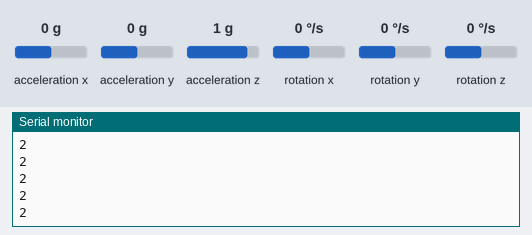
The sketch below on a simulated Arduino Uno, built with avr-gcc and run on an emulated ATmega328P. Shown: the last lines printed to the serial monitor. Wiring (inferred from the names in the program): MPU-6050 motion sensor at I2C address 0x68. The inputs (shaded band) are chosen by the test bench; at power-on: acceleration z 1 g, acceleration x 0 g, acceleration y 0 g, rotation x 0 °/s, rotation y 0 °/s, rotation z 0 °/s.

Above: at 4.2 s.
4.3 s: acceleration z set to -0.8 g
At 4.8 s:
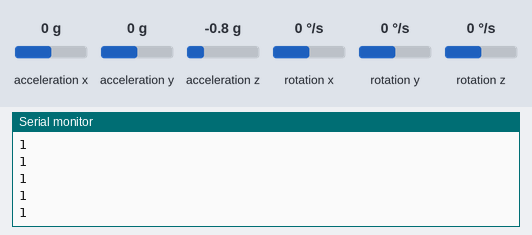
5.8 s: acceleration z set to 0 g
At 6.5 s:
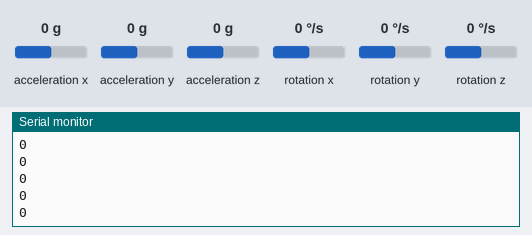
Timing chart, 0 to 8.8 s (numbered marks = the images above; inputs shaded):
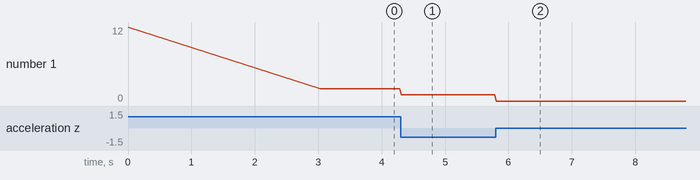

Measured:
- after the input at 4.3 s, the serial monitor: prints a new line at once (image 1)
- after the input at 5.8 s, the serial monitor: prints a new line at once (image 2)

The sketch:

MPU.ino
```cpp
#include <avr/interrupt.h>
#include <avr/io.h>
#include <util/twi.h>
#include<Wire.h>


byte lowByte,highByte,address,gyro_address;

unsigned long timer=0;
unsigned long loop_timer;
double gyro_pitch, gyro_roll, gyro_yaw;
double gyro_axis_cal[4];
float gyro_roll_cal, gyro_pitch_cal, gyro_yaw_cal;
int cal_int=0;
float roll_level_adjust, pitch_level_adjust;
int acc_axis[4], gyro_axis[4];
float angle_roll_acc, angle_pitch_acc, angle_pitch, angle_roll;
long acc_x, acc_y, acc_z, acc_total_vector;
boolean gyro_angles_set;
int temperature;
float pid_i_mem_roll, pid_roll_setpoint, gyro_roll_input, pid_output_roll, pid_last_roll_d_error;
float pid_i_mem_pitch, pid_pitch_setpoint, gyro_pitch_input, pid_output_pitch, pid_last_pitch_d_error;
float pid_i_mem_yaw, pid_yaw_setpoint, gyro_yaw_input, pid_output_yaw, pid_last_yaw_d_error;

void setupMpu(){

   Wire.beginTransmission(address);                             //Start communication with the gyro
    Wire.write(0x6B);                                            //PWR_MGMT_1 register
    Wire.write(0x00);                                            //Set to zero to turn on the gyro
    Wire.endTransmission();                                      //End the transmission

    Wire.beginTransmission(address);                             //Start communication with the gyro
    Wire.write(0x6B);                                            //Start reading @ register 28h and auto increment with every read
    Wire.endTransmission();                                      //End the transmission
    Wire.requestFrom(address, 1);                                //Request 1 bytes from the gyro
    while(Wire.available() < 1);                                 //Wait until the 1 byte is received
    Serial.print(F("Register 0x6B is set to:"));
    Serial.println(Wire.read(),BIN);

    Wire.beginTransmission(address);                             //Start communication with the gyro
    Wire.write(0x1B);                                            //GYRO_CONFIG register
    Wire.write(0x08);                                            //Set the register bits as 00001000 (500dps full scale)
    Wire.endTransmission();                                      //End the transmission

    Wire.beginTransmission(address);                             //Start communication with the gyro
    Wire.write(0x1C);                                            //ACC_CONFIG register
    Wire.write(0x11);                                            //Set the register bits as 3 (+- 16G full scale)
    Wire.endTransmission();                                      //End the transmission

    Wire.beginTransmission(address);                             //Start communication with the gyro (adress 1101001)
    Wire.write(0x1B);                                            //Start reading @ register 28h and auto increment with every read
    Wire.endTransmission();                                      //End the transmission
    Wire.requestFrom(address, 1);                                //Request 1 bytes from the gyro
    while(Wire.available() < 1);                                 //Wait until the 1 byte is received
    Serial.print(F("Register 0x1B is set to:"));
    Serial.println(Wire.read(),BIN);


  }


byte search_gyro(int gyro_address, int who_am_i){
  Wire.beginTransmission(gyro_address);
  Wire.write(who_am_i);
  Wire.endTransmission();
  Wire.requestFrom(gyro_address, 1);
  timer = millis() + 100;
  while(Wire.available() < 1 && timer > millis());
  lowByte = Wire.read();
  address = gyro_address;
  return lowByte;
}


void findMpu(){
  Serial.println(F(""));
    Serial.println(F("==================================================="));
    Serial.println(F("Gyro search"));
    Serial.println(F("==================================================="));
    delay(2000);

    Serial.println(F("Searching for MPU-6050 on address 0x68/104"));
    delay(1000);
    if(search_gyro(0x68, 0x75) == 0x68){
      Serial.println(F("MPU-6050 found on address 0x68"));

      gyro_address = 0x68;
      return;
    }


      Serial.println(F("Searching for MPU-6050 on address 0x69/105"));
      delay(1000);
      if(search_gyro(0x69, 0x75) == 0x68){
        Serial.println(F("MPU-6050 found on address 0x69"));
        gyro_address = 0x69;
      }

}


void readGyro(){
 Wire.beginTransmission(gyro_address);                                   //Start communication with the gyro.
    Wire.write(0x3B);                                                       //Start reading @ register 43h and auto increment with every read.
    Wire.endTransmission();                                                 //End the transmission.
    Wire.requestFrom(gyro_address,14);
  while(Wire.available() < 14);                                           //Wait until the 14 bytes are received.
    acc_axis[1] = Wire.read()<<8|Wire.read();                               //Add the low and high byte to the acc_x variable.
    acc_axis[2] = Wire.read()<<8|Wire.read();                               //Add the low and high byte to the acc_y variable.
    acc_axis[3] = Wire.read()<<8|Wire.read();                               //Add the low and high byte to the acc_z variable.
    temperature = Wire.read()<<8|Wire.read();                               //Add the low and high byte to the temperature variable.
    gyro_axis[1] = Wire.read()<<8|Wire.read();                              //Read high and low part of the angular data.
    gyro_axis[2] = Wire.read()<<8|Wire.read();                              //Read high and low part of the angular data.
    gyro_axis[3] = Wire.read()<<8|Wire.read();                              //Read high and low part of the angular data.


     if(cal_int == 2000){
    gyro_axis[1] -= gyro_axis_cal[1];                                       //Only compensate after the calibration.
    gyro_axis[2] -= gyro_axis_cal[2];                                       //Only compensate after the calibration.
    gyro_axis[3] -= gyro_axis_cal[3];                                       //Only compensate after the calibration.
  }

gyro_roll = gyro_axis[2];                      //Set gyro_roll to the correct axis that was stored in the EEPROM.
 // if(eeprom_data[28] & 0b10000000)gyro_roll *= -1;                          //Invert gyro_roll if the MSB of EEPROM bit 28 is set.
gyro_pitch = gyro_axis[1];                     //Set gyro_pitch to the correct axis that was stored in the EEPROM.
 //if(eeprom_data[29] & 0b10000000)gyro_pitch *= -1;                         //Invert gyro_pitch if the MSB of EEPROM bit 29 is set.
gyro_yaw = gyro_axis[3];                       //Set gyro_yaw to the correct axis that was stored in the EEPROM.
 //if(eeprom_data[30] & 0b10000000)gyro_yaw *= -1;                           //Invert gyro_yaw if the MSB of EEPROM bit 30 is set.

//divide by 2048 for +-16g scale

acc_x = acc_axis[2]/2048;                           //Set acc_x to the correct axis that was stored in the EEPROM.
 // if(eeprom_data[29] & 0b10000000)acc_x *= -1;                              //Invert acc_x if the MSB of EEPROM bit 29 is set.
acc_y = acc_axis[1]/2048;                           //Set acc_y to the correct axis that was stored in the EEPROM.
 // if(eeprom_data[28] & 0b10000000)acc_y *= -1;                              //Invert acc_y if the MSB of EEPROM bit 28 is set.
acc_z = acc_axis[3]/2048;                           //Set acc_z to the correct axis that was stored in the EEPROM.
 // if(eeprom_data[30] & 0b10000000)acc_z *= -1;                              //Invert acc_z if the MSB of EEPROM bit 30 is set.


}

long crashGValue = 16;

void detectCrash(){

  acc_total_vector = sqrt((acc_x*acc_x)+(acc_y*acc_y)+(acc_z*acc_z));

  Serial.println(acc_total_vector);

  if(acc_total_vector >= crashGValue){

    }

  }


void setup() {
  Serial.begin(57600);
  Wire.setClock(400000L);
  Serial.println(TWBR);
   if(TWBR == 12 ){
    Serial.println(F("I2C clock speed is correctly set to 400kHz."));
  }

  // put your setup code here, to run once:

findMpu();
setupMpu();
Serial.println("setup ok");

}


void loop() {
  // put your main code here, to run repeatedly:
readGyro();
detectCrash();
//Serial.print((int)gyro_roll);Serial.print(" ");Serial.print((int)gyro_pitch);Serial.print(" ");Serial.print((int)gyro_yaw);Serial.println(" ");
delay(25);
//Serial.println(acc_z/2048);
//showAngles();

}
```
